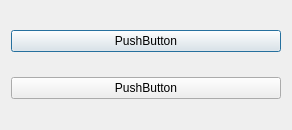
<?xml version="1.0" encoding="UTF-8"?>
<ui version="4.0">
 <class>Dialog</class>
 <widget class="QDialog" name="Dialog">
  <property name="geometry">
   <rect>
    <x>0</x>
    <y>0</y>
    <width>292</width>
    <height>130</height>
   </rect>
  </property>
  <property name="windowTitle">
   <string>Dialog</string>
  </property>
  <layout class="QVBoxLayout" name="verticalLayout">
   <item>
    <widget class="QPushButton" name="pushButton">
     <property name="text">
      <string>PushButton</string>
     </property>
    </widget>
   </item>
   <item>
    <widget class="QPushButton" name="pushButton_2">
     <property name="text">
      <string>PushButton</string>
     </property>
    </widget>
   </item>
  </layout>
 </widget>
 <resources/>
 <connections/>
</ui>
